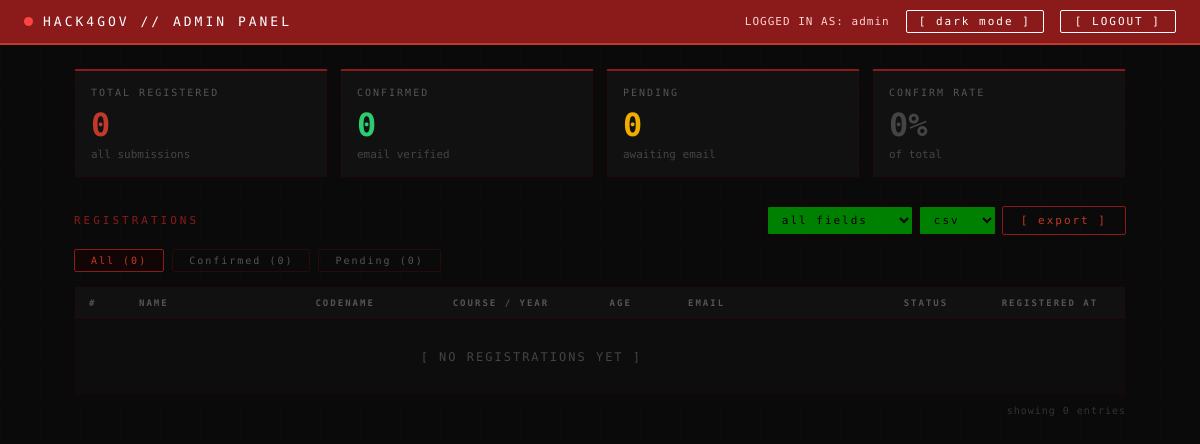
Before: /admin (signed in) with the older database file.
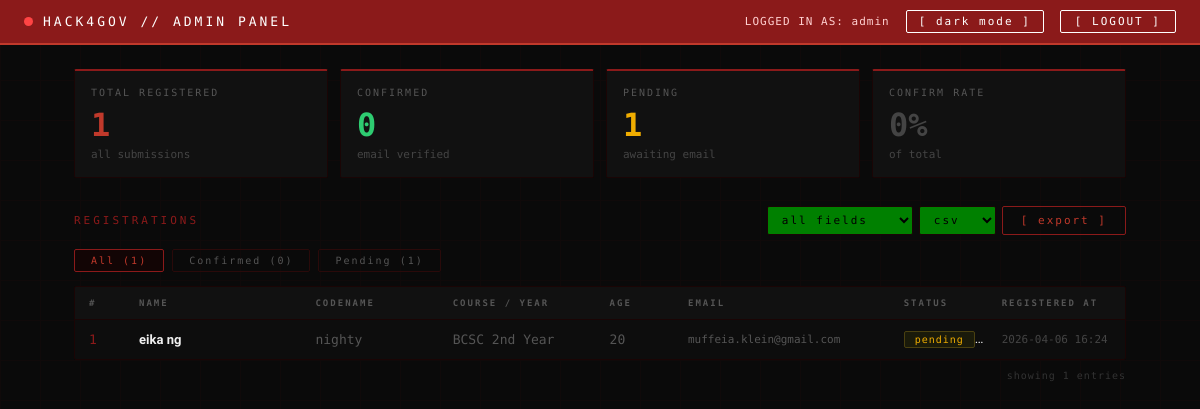
After: the same page with the newer database file.
### tables this page shows
CREATE TABLE registrations (
            id             INTEGER PRIMARY KEY AUTOINCREMENT,
            name           TEXT    NOT NULL,
            codename       TEXT,
            age            INTEGER NOT NULL,
            course_year    TEXT    NOT NULL,
            contact_number TEXT    NOT NULL,
            email          TEXT    NOT NULL UNIQUE,
            confirmed      INTEGER DEFAULT 0,
            token          TEXT    NOT NULL,
            registered_at  TIMESTAMP DEFAULT CURRENT_TIMESTAMP
        );

### app.py (the view)
@app.route('/admin')
@login_required   # ← protects this route — redirects to login if not logged in
def admin_dashboard():
    conn = get_db()
    try:
        all_rows = conn.execute("""
            SELECT id, name, codename, age, course_year, contact_number,
                   email, confirmed, registered_at
            FROM registrations
            ORDER BY registered_at DESC
        """).fetchall()
        stats = conn.execute("""
            SELECT
                COUNT(*)        AS total,
                SUM(confirmed)  AS confirmed,
                COUNT(*) - SUM(confirmed) AS pending
            FROM registrations
        """).fetchone()
    except Exception as e:
        print(f"DB error: {e}")
        all_rows = []
        stats    = {'total': 0, 'confirmed': 0, 'pending': 0}
        conn.close()
    else:
        conn.close()
    total     = stats['total']     or 0
    confirmed = stats['confirmed'] or 0
    pending   = stats['pending']   or 0
    rate      = round((confirmed / total * 100)) if total > 0 else 0
    return render_template('/admin/admin_dashboard.html',
        registrations = [dict(r) for r in all_rows],
        total         = total,
        confirmed     = confirmed,
        pending       = pending,
        rate          = rate,
        admin_user    = session.get('admin_username', 'admin')
    )

### app.py (called while the page is built)
def get_db():
    conn = sqlite3.connect(DB_PATH, timeout=30, check_same_thread=False)
    conn.row_factory = sqlite3.Row
    conn.execute("PRAGMA busy_timeout = 30000;")
    return conn

def login_required(f):
    @wraps(f)
    def decorated(*args, **kwargs):
        if not session.get('admin_logged_in'):
            flash('Please log in to access the admin panel.')
            return redirect(url_for('admin_login'))
        return f(*args, **kwargs)
    return decorated

### templates/admin/admin_dashboard.html (shortened to what this page needs)
<!DOCTYPE html>
<html lang="en">
<head>
</head>
<body>
  <div class="topbar">
    <div class="topbar-left">
      <div class="dot"></div>
      <span class="topbar-title">HACK4GOV // ADMIN PANEL</span>
    </div>
    <div class="topbar-right">
      <span class="topbar-user">LOGGED IN AS: {{ admin_user }}</span>
      <button id="theme-toggle" class="theme-toggle" onclick="toggleTheme()">[ dark mode ]</button>
      <a href="{{ url_for('admin_logout') }}" class="btn-logout">[ LOGOUT ]</a>
    </div>
  </div>
  <div class="content">
    <div class="stats-grid">
      <div class="stat-card">
        <div class="stat-label">Total Registered</div>
        <div class="stat-num" style="color:var(--accent-strong);">{{ total }}</div>
        <div class="stat-sub">all submissions</div>
      </div>
      <div class="stat-card">
        <div class="stat-label">Confirmed</div>
        <div class="stat-num" style="color:#2ecc71;">{{ confirmed }}</div>
        <div class="stat-sub">email verified</div>
      </div>
      <div class="stat-card">
        <div class="stat-label">Pending</div>
        <div class="stat-num" style="color:#f0ad00;">{{ pending }}</div>
        <div class="stat-sub">awaiting email</div>
      </div>
      <div class="stat-card">
        <div class="stat-label">Confirm Rate</div>
        <div class="stat-num" style="color:var(--muted-2);">{{ rate }}%</div>
        <div class="stat-sub">of total</div>
      </div>
    </div>
    <div class="section-header">
      <span class="section-title">registrations</span>
      <div style="display:flex; align-items:center; gap:8px; flex-wrap:wrap;">
        <form id="export-form" action="{{ url_for('admin_export') }}" method="get" style="display:flex; gap:6px; align-items:center;">
          <select name="fields" class="btn" style="padding:6px 10px; background:green; color:black; border-color:var(--border);">
            <option value="all">all fields</option>
          </select>
          <select name="format" class="btn" style="padding:6px 10px; background:green; color:black; border-color:var(--border);">
            <option value="csv">csv</option>
          </select>
          <button type="submit" class="btn btn-export">[ export ]</button>
        </form>
      </div>
    </div>
    <div class="filter-row">
      <button class="filter-btn active" onclick="filterTable('all', this)">All ({{ total }})</button>
      <button class="filter-btn" onclick="filterTable('confirmed', this)">Confirmed ({{ confirmed }})</button>
      <button class="filter-btn" onclick="filterTable('pending', this)">Pending ({{ pending }})</button>
    </div>
    <div class="table-wrap">
      <table id="reg-table">
        <thead>
          <tr>
            <th style="width:50px;">#</th>
            <th style="width:18%;">Name</th>
            <th style="width:14%;">Codename</th>
            <th style="width:16%;">Course / Year</th>
            <th style="width:8%;">Age</th>
            <th style="width:22%;">Email</th>
            <th style="width:10%;">Status</th>
            <th style="width:14%;">Registered At</th>
          </tr>
        </thead>
        <tbody>
          {% for reg in registrations %}
          <tr data-status="{{ 'confirmed' if reg.confirmed == 1 else 'pending' }}">
            <td class="mono" style="color:var(--accent);">
              {{ loop.index }}
            </td>
            <td style="font-weight:600; color:var(--text);">{{ reg.name }}</td>
            <td class="mono" style="color:var(--muted);">{{ reg.codename or '—' }}</td>
            <td class="mono" style="color:var(--muted);">{{ reg.course_year }}</td>
            <td class="mono" style="color:var(--muted);">{{ reg.age }}</td>
            <td class="mono" style="color:var(--email); font-size:11px;">{{ reg.email }}</td>
            <td>
              {% if reg.confirmed == 1 %}
                <span class="badge badge-confirmed">confirmed</span>
              {% else %}
                <span class="badge badge-pending">pending</span>
              {% endif %}
            </td>
            <td class="mono" style="color:var(--muted-2); font-size:11px;">
              {{ reg.registered_at[:16] if reg.registered_at else '—' }}
            </td>
          </tr>
          {% else %}
          <tr>
            <td colspan="7" style="text-align:center; color:var(--muted-2); font-family:'Share Tech Mono',monospace;
                                   font-size:12px; letter-spacing:2px; padding:30px;">
              [ NO REGISTRATIONS YET ]
            </td>
          </tr>
          {% endfor %}
        </tbody>
      </table>
    </div>
    <div class="table-footer" id="table-footer">
      showing {{ total }} entries
    </div>
  </div>
</body>
</html>

Changed rows visible on the page:
added registrations: name "eika ng", codename "nighty", course_year "BCSC 2nd Year", age "20", email "muffeia.klein@gmail.com", confirmed "pending", registered_at "2026-04-06 16:24"
Other visible differences:
{{ total }}: "0" → "1"
{{ pending }}: "0" → "1"
text no longer shown: "[ NO REGISTRATIONS YET ]"
